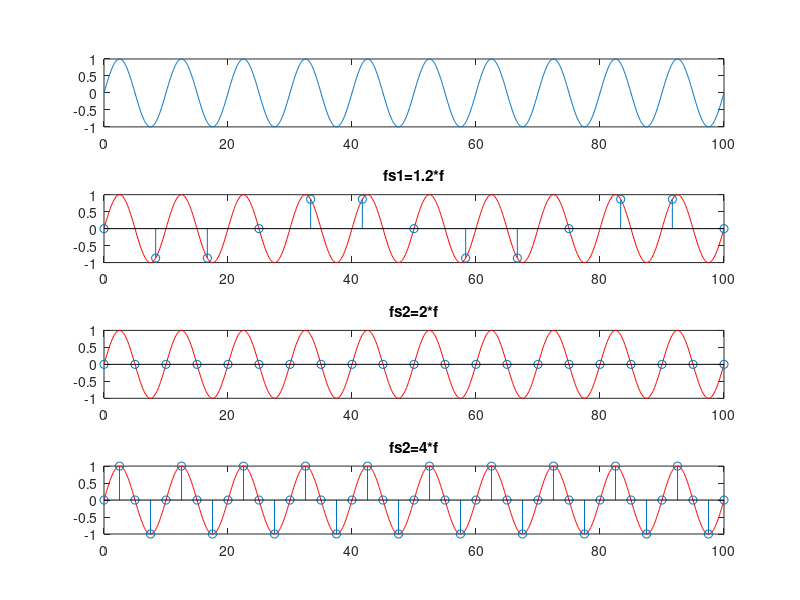

Write the MATLAB code that produced this figure.
% fs=700e3; %Very high sampling rate 500 kHz
f=0.1; %Frequency of sinusoid
%nCyl=5; %generate five cycles of sinusoid
t=0:f:100; %time index
x=sin(2*pi*f*t);
subplot(4,1,1)
plot(t,x)

fs1=1.2*f; %30kHz sampling rate
t1=0:1/fs1:100; %time index
x1=sin(2*pi*f*t1);
 
fs2=2*f; %50kHz sampling rate
t2=0:1/fs2:100; %time index
x2=sin(2*pi*f*t2);

fs3=4*f;
t3=0:1/fs3:100;
x3=sin(2*pi*f*t3)
 
subplot(4,1,2);
plot(t,x,'-r');
hold on;
stem(t1,x1);
title('fs1=1.2*f')

subplot(4,1,3);
plot(t,x, '-r');
hold on;
stem(t2,x2);
title('fs2=2*f')

subplot(4,1,4);
plot(t,x,'-r')
hold on;
stem(t3,x3)
title('fs2=4*f')